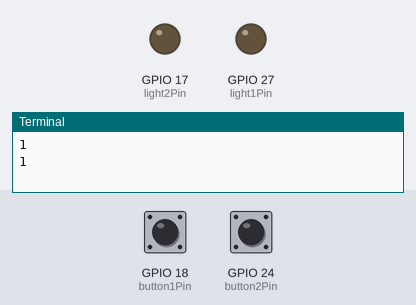
Bench run of a program on a simulated Raspberry Pi (BCM pin numbers). On the bench: output pins drawn as LEDs (lit = HIGH), the last lines printed to the terminal. The inputs (shaded band) are chosen by the test bench; at power-on: GPIO 18 (button1Pin) HIGH, GPIO 24 (button2Pin) HIGH.

Above: at 1.2 s.
1.3 s: GPIO 18 (button1Pin) pulled LOW for 0.15 s
At 1.4 s:
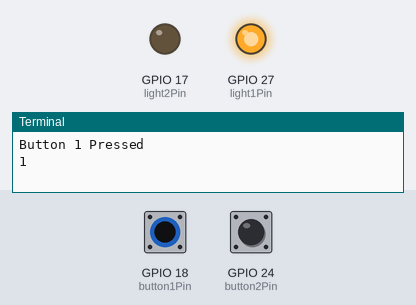
3.0 s: GPIO 24 (button2Pin) pulled LOW for 0.15 s
At 3.1 s:
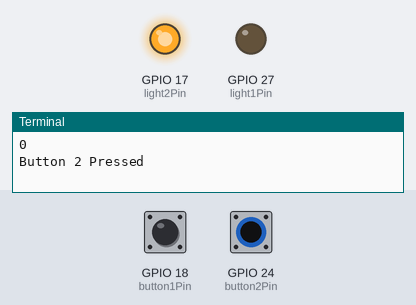
4.7 s: GPIO 24 (button2Pin) pulled LOW for 3.2 s
At 9.0 s:
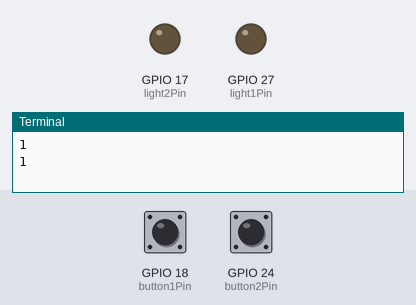
9.4 s: GPIO 18 (button1Pin) pulled LOW for 3.2 s
At 10.3 s:
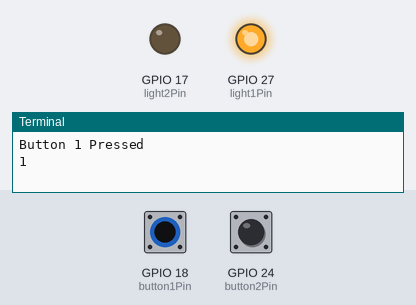
14.1 s: GPIO 18 (button1Pin) driven LOW and GPIO 24 (button2Pin) driven LOW
At 14.5 s:
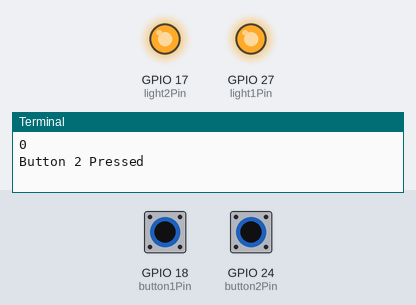
Timing chart, 0 to 16.6 s (numbered marks = the images above; inputs shaded):
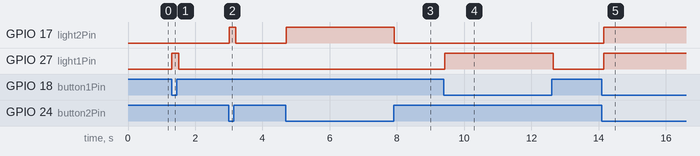

The program:

pushbtn_old.py
```python
import RPi.GPIO as GPIO
import time

light1Pin = 27
light2Pin = 17

button1Pin = 18
button2Pin = 24

GPIO.setmode(GPIO.BCM)
GPIO.setup(light1Pin, GPIO.OUT)
GPIO.setup(light2Pin, GPIO.OUT)
GPIO.setup(button1Pin, GPIO.IN, pull_up_down=GPIO.PUD_UP)
GPIO.setup(button2Pin, GPIO.IN, pull_up_down=GPIO.PUD_UP)

while True:
    btn1_state = GPIO.input(button1Pin)
    btn2_state2 = GPIO.input(button2Pin)
    print(btn1_state)
    if btn1_state == False:
        print('Button 1 Pressed')
        GPIO.output(light1Pin, True)
    else:
        GPIO.output(light1Pin, False)

    print(btn2_state2)
    if btn2_state2 == False:
        print('Button 2 Pressed')
        GPIO.output(light2Pin, True)
    else:
        GPIO.output(light2Pin, False)

    print('')
    time.sleep(0.1)
```

Measured:
- after the input at 1.3 s, GPIO 27 (light1Pin): LOW → HIGH at once, → LOW 0.20 s later
- after the input at 3.0 s, GPIO 17 (light2Pin): LOW → HIGH at once, → LOW 0.20 s later
- after the input at 4.7 s, GPIO 17 (light2Pin): LOW → HIGH at once, → LOW 3.2 s later
- after the input at 9.4 s, GPIO 27 (light1Pin): LOW → HIGH at once, → LOW 3.2 s later
- after the input at 14.1 s, GPIO 17 (light2Pin), GPIO 27 (light1Pin): LOW → HIGH after 0.05 s
